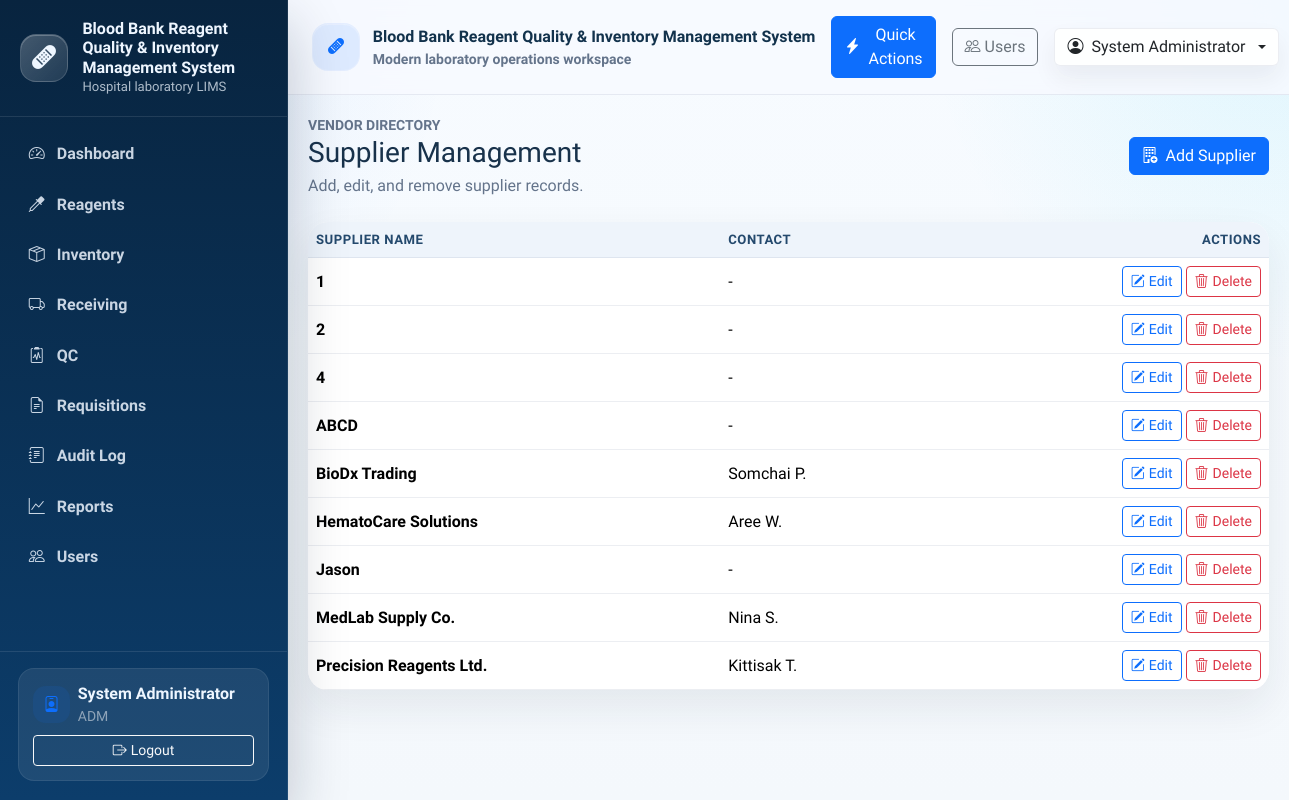
Before: /suppliers (signed in) with the older database file.
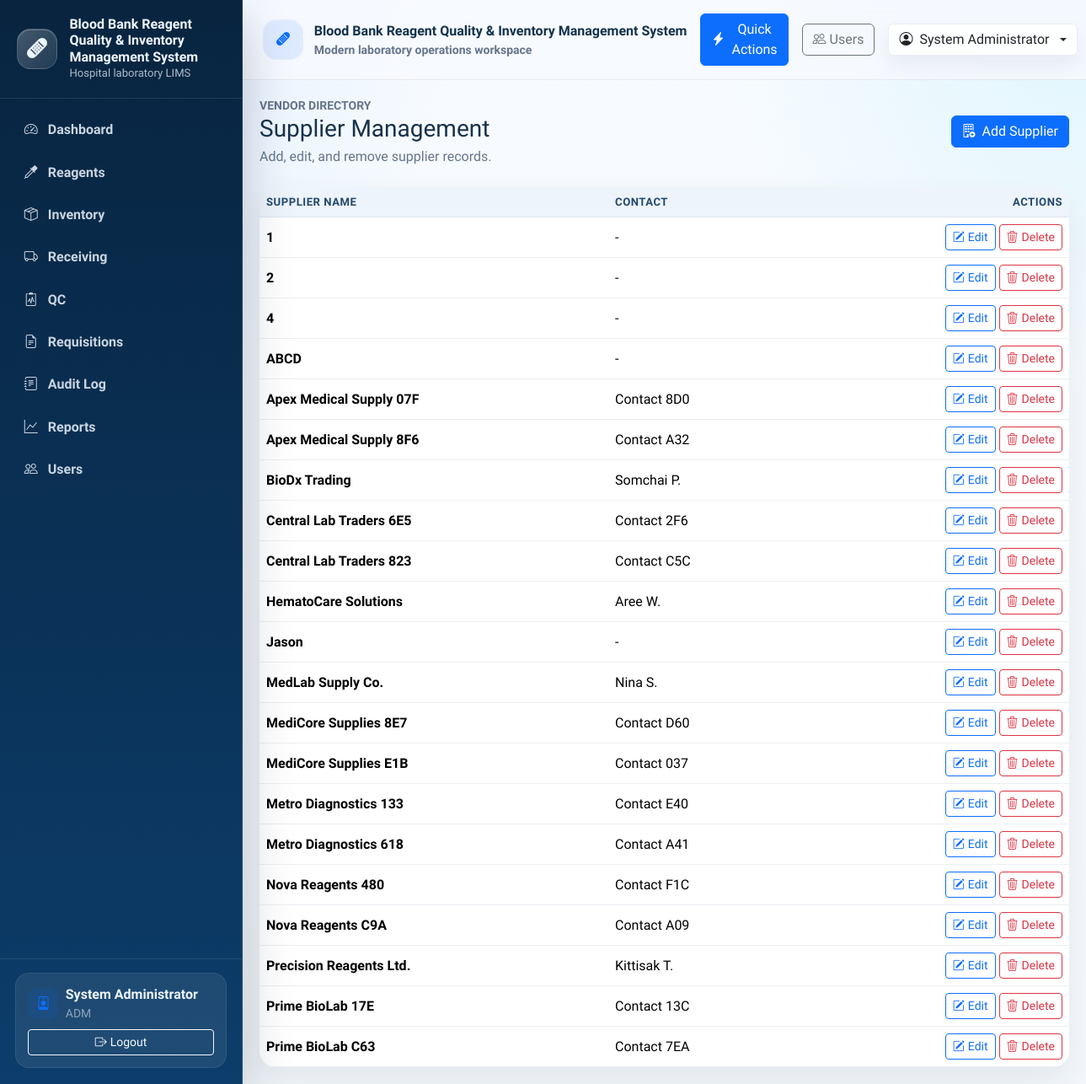
After: the same page with the newer database file.
### tables this page shows
CREATE TABLE User (
    user_id INTEGER PRIMARY KEY AUTOINCREMENT,
    username TEXT NOT NULL UNIQUE,
    password_hash TEXT NOT NULL,
    full_name TEXT NOT NULL,
    email TEXT UNIQUE,
    role TEXT NOT NULL DEFAULT 'staff',
    is_active INTEGER NOT NULL DEFAULT 1 CHECK (is_active IN (0, 1)),
    created_at TEXT NOT NULL DEFAULT CURRENT_TIMESTAMP,
    updated_at TEXT
);

CREATE TABLE Supplier (
    supplier_id INTEGER PRIMARY KEY AUTOINCREMENT,
    supplier_name TEXT NOT NULL UNIQUE,
    contact_person TEXT,
    phone TEXT,
    email TEXT,
    address TEXT,
    is_active INTEGER NOT NULL DEFAULT 1 CHECK (is_active IN (0, 1)),
    created_at TEXT NOT NULL DEFAULT CURRENT_TIMESTAMP,
    updated_at TEXT
);

### controller.py (the view)
    @app.route("/suppliers")
    @login_required
    @role_required("ADM")
    def supplier_list():
        return view.render_supplier_list(suppliers=model.list_suppliers(), delete_form=DeleteForm())

### model.py (called while the page is built)
def get_db_connection():
    connection = sqlite3.connect(DATABASE_PATH)
    connection.row_factory = sqlite3.Row
    return connection

def get_logged_in_user(user_id):
    with get_db_connection() as connection:
        return connection.execute(
            "SELECT user_id, username, full_name, role FROM User WHERE user_id = ?",
            (user_id,),
        ).fetchone()

def normalize_role(role):
    value = (role or "MT").strip().upper()
    if value in {"MT", "SUP", "ADM"}:
        return value
    if value in {"STAFF", "ADMIN"}:
        return "ADM" if value == "ADMIN" else "MT"
    return "MT"

def list_suppliers():
    with get_db_connection() as connection:
        return connection.execute(
            "SELECT supplier_id, supplier_name, contact_person FROM Supplier ORDER BY supplier_name ASC"
        ).fetchall()

### view.py (called while the page is built)
def render_supplier_list(**context):
    return render_template("suppliers/list.html", **context)

### templates/suppliers/list.html (shortened to what this page needs)
{% extends "base.html" %}
{% block content %}
<div class="d-flex flex-column flex-md-row justify-content-between align-items-md-center gap-3 mb-4">
  <div>
    <div class="small text-uppercase text-muted fw-semibold">Vendor directory</div>
    <h1 class="h3 mb-1">Supplier Management</h1>
    <p class="text-muted mb-0">Add, edit, and remove supplier records.</p>
  </div>
  <a class="btn btn-primary" href="{{ url_for('supplier_add') }}"><i class="bi bi-building-add me-2"></i>Add Supplier</a>
</div>
<div class="card border-0">
  <div class="card-body p-0 table-wrapper">
    <div class="table-responsive">
      <table class="table table-hover align-middle" data-datatable="true" data-dt-actions="true">
        <thead>
          <tr>
            <th>Supplier Name</th>
            <th>Contact</th>
            <th class="text-end">Actions</th>
          </tr>
        </thead>
        <tbody>
          {% for supplier in suppliers %}
            <tr>
              <td class="fw-semibold">{{ supplier.supplier_name }}</td>
              <td>{{ supplier.contact_person or "-" }}</td>
              <td class="text-end">
                <a class="btn btn-sm btn-outline-primary" href="{{ url_for('supplier_edit', supplier_id=supplier.supplier_id) }}"><i class="bi bi-pencil-square me-1"></i>Edit</a>
                <form class="d-inline" method="post" action="{{ url_for('supplier_delete', supplier_id=supplier.supplier_id) }}" onsubmit="return confirm('Delete this supplier?');">
                  <button type="submit" class="btn btn-sm btn-outline-danger"><i class="bi bi-trash3 me-1"></i>Delete</button>
                </form>
              </td>
            </tr>
          {% else %}
            <tr>
              <td colspan="3" class="text-center text-muted py-4">No supplier records found.</td>
            </tr>
          {% endfor %}
        </tbody>
      </table>
    </div>
  </div>
</div>
{% endblock %}

### templates/base.html (shortened to what this page needs)
<!doctype html>
<html lang="en">
<head>
  <link href="https://cdn.jsdelivr.net/npm/bootstrap@5.3.3/dist/css/bootstrap.min.css" rel="stylesheet">
  <link href="https://cdn.jsdelivr.net/npm/bootstrap-icons@1.11.3/font/bootstrap-icons.min.css" rel="stylesheet">
  <link href="https://cdn.datatables.net/1.13.8/css/dataTables.bootstrap5.min.css" rel="stylesheet">
  <link href="https://cdn.datatables.net/buttons/2.4.2/css/buttons.bootstrap5.min.css" rel="stylesheet">
  <link href="{{ url_for('static', filename='css/app.css') }}" rel="stylesheet">
</head>
<body class="app-shell">
  {% include "navbar.html" %}
  <div class="app-main">
    <header class="topbar">
      <div class="topbar-inner container-fluid py-3 px-3 px-lg-4 d-flex align-items-center justify-content-between gap-3">
        <div class="d-flex align-items-center gap-3 min-w-0">
          <div class="topbar-title min-w-0">
            <div class="brand-mark bg-soft-primary">
              <i class="bi bi-bandaid-fill"></i>
            </div>
            <div class="min-w-0">
              <div class="text-truncate">Blood Bank Reagent Quality & Inventory Management System</div>
              <div class="small text-muted">Modern laboratory operations workspace</div>
            </div>
          </div>
        </div>
        <div class="d-flex align-items-center gap-2 gap-lg-3">
          {% if g.user %}
            <button class="btn btn-primary d-none d-md-inline-flex align-items-center gap-2" data-bs-toggle="modal" data-bs-target="#quickActionsModal">
              <i class="bi bi-lightning-charge-fill"></i>
              Quick Actions
            </button>
            {% if g.user.role == 'ADM' %}
              <a class="btn btn-outline-secondary d-none d-md-inline-flex" href="{{ url_for('register') }}">
                <i class="bi bi-people me-1"></i>Users
              </a>
            {% endif %}
            <div class="dropdown">
              <button class="btn user-chip dropdown-toggle d-flex align-items-center gap-2" data-bs-toggle="dropdown" aria-expanded="false">
                <i class="bi bi-person-circle"></i>
                <span class="d-none d-md-inline">{{ g.user.full_name or g.user.username }}</span>
              </button>
            </div>
          {% else %}
            <a class="btn btn-outline-primary" href="{{ url_for('login') }}">
              <i class="bi bi-box-arrow-in-right me-1"></i>Login
            </a>
          {% endif %}
        </div>
      </div>
    </header>
    <main class="content">
      {% block content %}{% endblock %}
    </main>
  </div>
  <div class="toast-container position-fixed top-0 end-0 p-3">
  </div>
</body>
</html>

### templates/navbar.html (shortened to what this page needs)
{% set nav_items = [
  ('dashboard', 'Dashboard', 'bi-speedometer2', 'dashboard'),
  ('reagent_list', 'Reagents', 'bi-eyedropper', 'reagent'),
  ('inventory_list', 'Inventory', 'bi-box-seam', 'inventory'),
  ('receiving_list', 'Receiving', 'bi-truck', 'receiving'),
  ('qc_list', 'QC', 'bi-clipboard2-pulse', 'qc'),
  ('request_history', 'Requisitions', 'bi-file-earmark-text', 'request'),
  ('audit_log', 'Audit Log', 'bi-journal-text', 'audit'),
  ('reports', 'Reports', 'bi-graph-up', 'reports'),
] %}
<aside class="sidebar d-none d-lg-flex">
  <div class="sidebar-brand">
    <div class="brand-mark">
      <i class="bi bi-bandaid-fill fs-4"></i>
    </div>
    <div>
      <div class="brand-title">Blood Bank Reagent Quality & Inventory Management System</div>
      <div class="brand-subtitle">Hospital laboratory LIMS</div>
    </div>
  </div>
  <nav class="sidebar-nav nav flex-column">
    <a class="nav-link {% if request.endpoint == 'dashboard' %}active{% endif %}" href="{{ url_for('dashboard') }}">
      <i class="bi bi-speedometer2"></i>
      <span>Dashboard</span>
    </a>
    {% if g.user %}
      {% for endpoint, label, icon, token in nav_items[1:] %}
        {% if endpoint != 'audit_log' or g.user.role in ['SUP', 'ADM'] %}
        <a class="nav-link {% if token in (request.endpoint or '') %}active{% endif %}" href="{{ url_for(endpoint) }}">
          <i class="bi {{ icon }}"></i>
          <span>{{ label }}</span>
        </a>
        {% endif %}
      {% endfor %}
      {% if g.user.role == 'ADM' %}
        <a class="nav-link {% if request.endpoint == 'register' %}active{% endif %}" href="{{ url_for('register') }}">
          <i class="bi bi-people"></i>
          <span>Users</span>
        </a>
      {% endif %}
    {% else %}
      <a class="nav-link {% if request.endpoint == 'login' %}active{% endif %}" href="{{ url_for('login') }}">
        <i class="bi bi-box-arrow-in-right"></i>
        <span>Login</span>
      </a>
    {% endif %}
  </nav>
  <div class="sidebar-footer">
    {% if g.user %}
      <div class="sidebar-user">
        <div class="d-flex align-items-center gap-2 mb-2">
          <div class="activity-dot bg-soft-primary">
            <i class="bi bi-person-badge"></i>
          </div>
          <div class="min-w-0">
            <div class="fw-semibold text-truncate">{{ g.user.full_name or g.user.username }}</div>
            <div class="small text-white-50 text-uppercase">{{ g.user.role or 'staff' }}</div>
          </div>
        </div>
        <a class="btn btn-outline-light btn-sm w-100" href="{{ url_for('logout') }}">
          <i class="bi bi-box-arrow-right me-1"></i>Logout
        </a>
      </div>
    {% else %}
      <div class="small text-white-50">
        Public dashboard access is available. Sign in to manage records.
      </div>
    {% endif %}
  </div>
</aside>

### static/css/app.css (style rules this page uses)
:root { --app-sidebar-width: 18rem; --app-bg: #f4f8fc; --app-surface: rgba(255, 255, 255, 0.92); --app-border: rgba(148, 163, 184, 0.18); --app-primary: #0d6efd; --app-primary-deep: #0b4fb3; --app-muted: #64748b; --app-success: #198754; --app-warning: #f0ad4e; --app-danger: #dc3545; --app-low: #fd7e14; --app-neutral: #6c757d; }
html, body { min-height: 100%; }
body { background: radial-gradient(circle at top left, rgba(13, 110, 253, 0.10), transparent 30%), radial-gradient(circle at top right, rgba(13, 202, 240, 0.10), transparent 24%), linear-gradient(180deg, #f7fbff 0%, var(--app-bg) 100%); color: #18324b; font-family: "Source Sans 3", "Segoe UI", "Helvetica Neue", sans-serif; }
.app-shell { min-height: 100vh; }
.sidebar { position: fixed; inset: 0 auto 0 0; width: var(--app-sidebar-width); background: linear-gradient(180deg, #08243f 0%, #0c3d6b 100%); color: #eef6ff; border-right: 1px solid rgba(255, 255, 255, 0.08); box-shadow: 0 24px 56px rgba(11, 31, 54, 0.24); z-index: 1030; display: flex; flex-direction: column; }
.sidebar-brand { display: flex; gap: 0.9rem; align-items: center; padding: 1.2rem 1.25rem; border-bottom: 1px solid rgba(255, 255, 255, 0.1); }
.brand-mark { width: 3rem; height: 3rem; border-radius: 1rem; display: grid; place-items: center; background: linear-gradient(135deg, rgba(255, 255, 255, 0.24), rgba(255, 255, 255, 0.10)); border: 1px solid rgba(255, 255, 255, 0.14); box-shadow: inset 0 1px 0 rgba(255, 255, 255, 0.24); flex: 0 0 auto; }
.brand-title { font-size: 1rem; line-height: 1.2; font-weight: 800; }
.brand-subtitle { font-size: 0.82rem; color: rgba(238, 246, 255, 0.72); }
.sidebar-nav { padding: 0.9rem; gap: 0.25rem; overflow-y: auto; }
.sidebar-nav .nav-link { color: rgba(238, 246, 255, 0.84); border-radius: 0.9rem; padding: 0.7rem 0.9rem; display: flex; align-items: center; gap: 0.75rem; font-weight: 600; }
.sidebar-footer { padding: 1rem 1.1rem 1.2rem; margin-top: auto; border-top: 1px solid rgba(255, 255, 255, 0.1); }
.sidebar-user { background: rgba(255, 255, 255, 0.08); border: 1px solid rgba(255, 255, 255, 0.08); border-radius: 1rem; padding: 0.85rem 0.9rem; }
.app-main { min-height: 100vh; }
@media (min-width: 992px) { .app-main { margin-left: var(--app-sidebar-width); } }
.topbar { position: sticky; top: 0; z-index: 1020; backdrop-filter: blur(14px); background: rgba(247, 250, 255, 0.84); border-bottom: 1px solid var(--app-border); }
.topbar-inner { min-height: 4.75rem; }
.topbar-title { display: flex; align-items: center; gap: 0.8rem; font-weight: 800; color: #12324c; }
.topbar-badge, .user-chip { border: 1px solid var(--app-border); background: rgba(255, 255, 255, 0.86); box-shadow: 0 12px 24px rgba(16, 24, 40, 0.06); }
.content { padding: 1.25rem; }
.card, .table, .modal-content, .offcanvas { border-color: var(--app-border); }
.card { box-shadow: 0 18px 40px rgba(20, 32, 52, 0.08); border-radius: 1.25rem; overflow: hidden; }
.bg-soft-primary { background: rgba(13, 110, 253, 0.10); color: var(--app-primary); }
.table-wrapper { padding: 0; }
.table { margin-bottom: 0; }
.table thead th { background: #eef4fb; color: #24496d; font-size: 0.82rem; text-transform: uppercase; letter-spacing: 0.04em; border-bottom: 1px solid rgba(148, 163, 184, 0.18); }
.table td, .table th { vertical-align: middle; }
.breadcrumb, .text-muted { color: var(--app-muted) !important; }
.toast-container { z-index: 1090; }
.activity-dot { width: 2.3rem; height: 2.3rem; border-radius: 0.8rem; display: grid; place-items: center; }

Changed rows visible on the page:
added Supplier: supplier_name "Apex Medical Supply 07F", contact_person "Contact 8D0"
added Supplier: supplier_name "Apex Medical Supply 8F6", contact_person "Contact A32"
added Supplier: supplier_name "Central Lab Traders 6E5", contact_person "Contact 2F6"
added Supplier: supplier_name "Central Lab Traders 823", contact_person "Contact C5C"
added Supplier: supplier_name "MediCore Supplies 8E7", contact_person "Contact D60"
added Supplier: supplier_name "MediCore Supplies E1B", contact_person "Contact 037"
added Supplier: supplier_name "Metro Diagnostics 133", contact_person "Contact E40"
added Supplier: supplier_name "Metro Diagnostics 618", contact_person "Contact A41"
added Supplier: supplier_name "Nova Reagents 480", contact_person "Contact F1C"
added Supplier: supplier_name "Nova Reagents C9A", contact_person "Contact A09"
added Supplier: supplier_name "Prime BioLab 17E", contact_person "Contact 13C"
added Supplier: supplier_name "Prime BioLab C63", contact_person "Contact 7EA"
